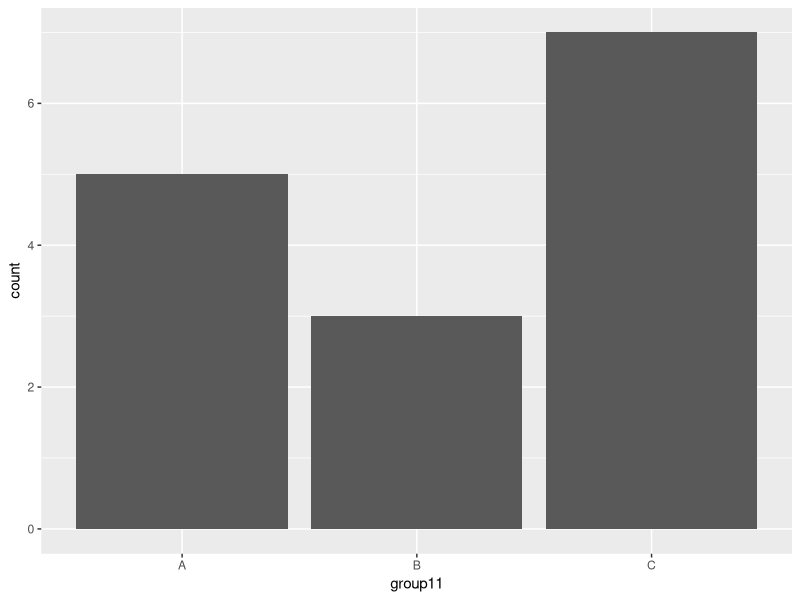
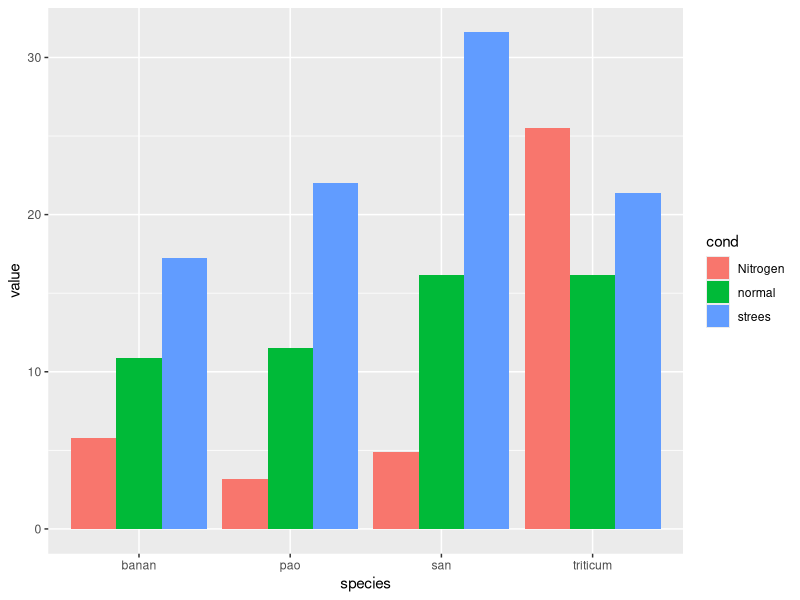
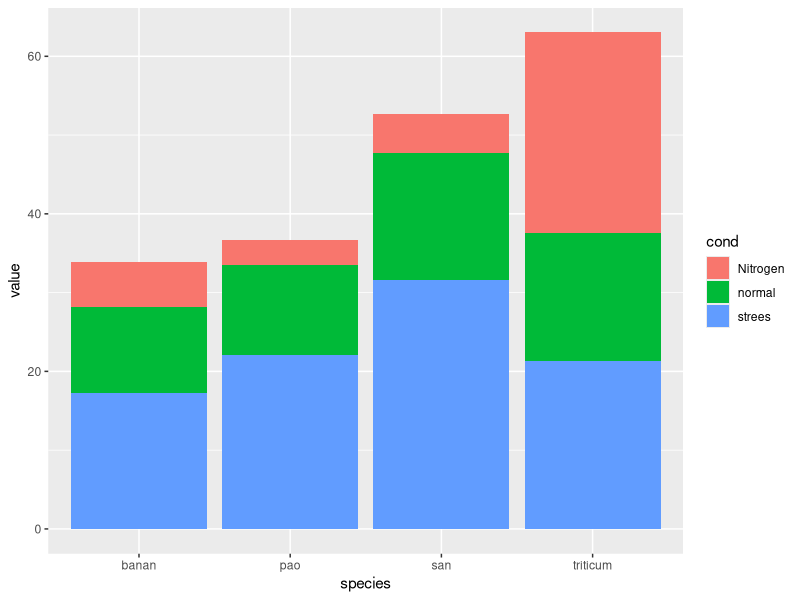
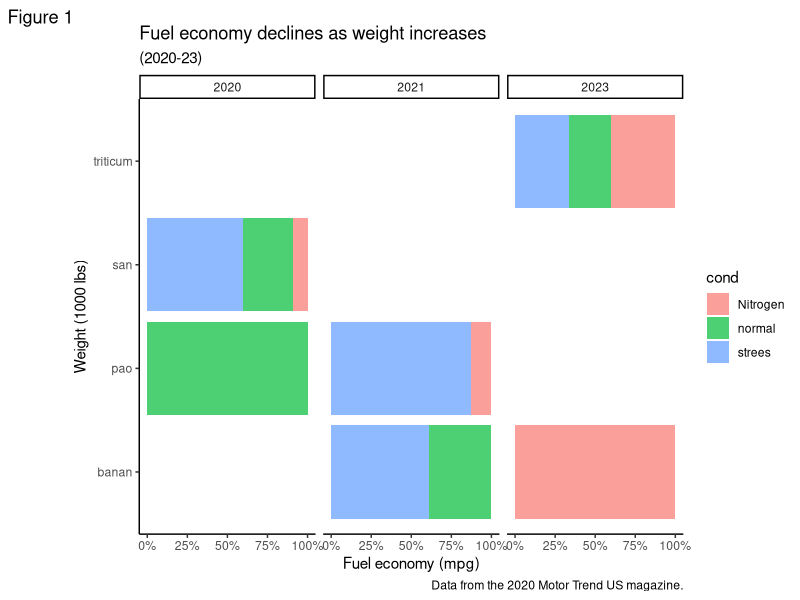

Reproduce these figures in R, in order.


library(tidyverse)
library(ggplot2)
library(dplyr)
df = data.frame(group11=rep(x=LETTERS[1:3],times=c(5,3,7)))


# ========= Basic Bar chart =========

ggplot(df,mapping=aes(x=group11))+geom_bar()

df %>% group_by(.,group11)%>%summarise(.,CNT = n())

# -------- 

species = rep(x=c("san","pao","banan","triticum"),each=3)

cond = rep(x=c("normal","strees","Nitrogen"),time=4)

value=abs(rnorm(n=12,mean=0,sd=15))

yearP = c(rep(2020,4),rep(2021,4),rep(2023,4))


data = data.frame(species,cond,value,yearP)

# ---------- bar chart grouped ------

data %>% ggplot(.,aes(x=species,y=value,fill=cond))+
  geom_bar(stat="identity",position="dodge")


# ------ Stack bar chart ------

data %>% ggplot(.,aes(x=species,y=value,fill=cond))+
  geom_bar(stat="identity",position="stack")



# ------ Percentage Stack bar chart ------

library(scales)


data %>% ggplot(.,aes(x=species,y=value,fill=cond))+
  geom_bar(stat="identity",position="fill",alpha=0.7)+
  scale_y_continuous(labels = percent)+
  facet_wrap(~yearP)+ 
  coord_flip()+
  theme_bw()+
  labs(title="Stack Bar Chart")+
  theme_classic()+
  # theme_dark()+
  # theme_light()+
  labs(
    title = "Fuel economy declines as weight increases",
    subtitle = "(2020-23)",
    caption = "Data from the 2020 Motor Trend US magazine.",
    tag = "Figure 1",
    x = "Weight (1000 lbs)",
    y = "Fuel economy (mpg)",
    colour = "Gears"
  )







